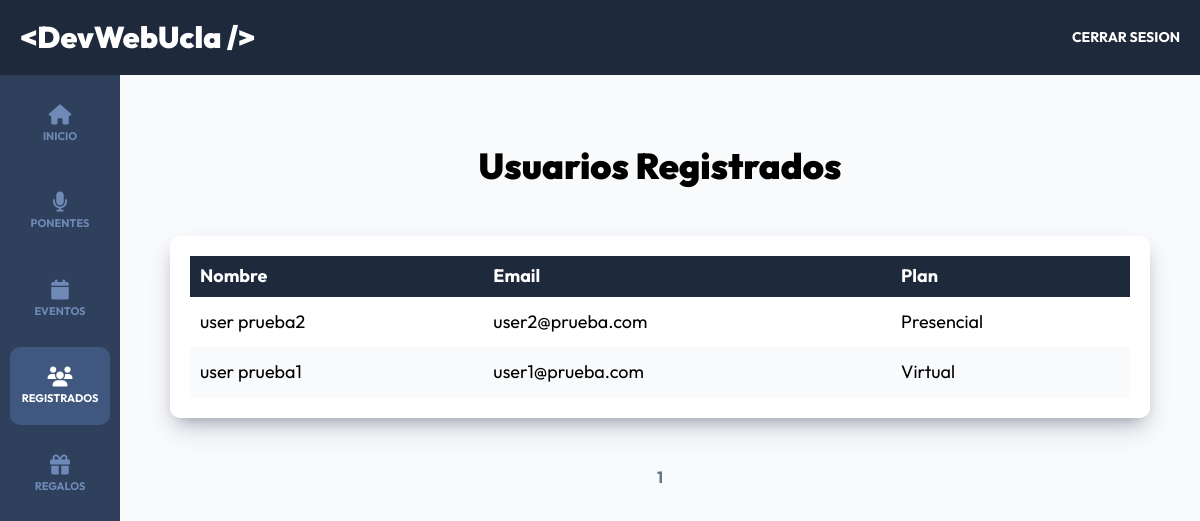
The app's page /admin/registrados?page=1 (signed in) with its own data.
### tables this page shows
CREATE TABLE `registros` (
  `id` int NOT NULL AUTO_INCREMENT,
  `paquete_id` int DEFAULT NULL,
  `pago_id` varchar(30) DEFAULT NULL,
  `token` varchar(8) DEFAULT NULL,
  `usuario_id` int DEFAULT NULL,
  `regalo_id` int DEFAULT NULL,
  PRIMARY KEY (`id`),
  KEY `usuarioId` (`usuario_id`),
  KEY `paquete_id` (`paquete_id`),
  KEY `regalo_id` (`regalo_id`),
  CONSTRAINT `registros_ibfk_1` FOREIGN KEY (`usuario_id`) REFERENCES `usuarios` (`id`),
  CONSTRAINT `registros_ibfk_2` FOREIGN KEY (`paquete_id`) REFERENCES `paquetes` (`id`),
  CONSTRAINT `registros_ibfk_3` FOREIGN KEY (`regalo_id`) REFERENCES `regalos` (`id`)
);

CREATE TABLE `usuarios` (
  `id` int NOT NULL AUTO_INCREMENT,
  `nombre` varchar(40) DEFAULT NULL,
  `apellido` varchar(40) DEFAULT NULL,
  `email` varchar(40) DEFAULT NULL,
  `password` varchar(60) DEFAULT NULL,
  `confirmado` tinyint(1) DEFAULT NULL,
  `token` varchar(13) DEFAULT NULL,
  `admin` tinyint(1) DEFAULT NULL,
  PRIMARY KEY (`id`)
);

CREATE TABLE `paquetes` (
  `id` int NOT NULL AUTO_INCREMENT,
  `nombre` varchar(30) DEFAULT NULL,
  PRIMARY KEY (`id`)
);

### controllers/RegistradosController.php (called while the page is built, shortened)
<?php
class RegistradosController {
    public static function index(Router $router) {
        $pagina_actual = $_GET['page'];
        $pagina_actual = filter_var($pagina_actual, FILTER_VALIDATE_INT);
        $registros_por_pagina = 10;
        $total = Registro::total();
        $paginacion = new Paginacion($pagina_actual, $registros_por_pagina, $total);
        $registros = Registro::paginar($registros_por_pagina, $paginacion->offset());
        foreach($registros as $registro) {
            $registro->usuario = Usuario::find($registro->usuario_id);
            $registro->paquete = Paquete::find($registro->paquete_id);
        }
        $router->render('admin/registrados/index', [
            'titulo' => 'Usuarios Registrados',
            'registros' => $registros,
            'paginacion' => $paginacion->paginacion()
        ]);
    }
}

### public/index.php (called while the page is built, shortened)
<?php
$router = new Router();
$router->get('/login', [AuthController::class, 'login']);
$router->post('/login', [AuthController::class, 'login']);
$router->post('/logout', [AuthController::class, 'logout']);
$router->get('/registro', [AuthController::class, 'registro']);
$router->post('/registro', [AuthController::class, 'registro']);
$router->get('/olvide', [AuthController::class, 'olvide']);
$router->post('/olvide', [AuthController::class, 'olvide']);
$router->get('/reestablecer', [AuthController::class, 'reestablecer']);
$router->post('/reestablecer', [AuthController::class, 'reestablecer']);
$router->get('/mensaje', [AuthController::class, 'mensaje']);
$router->get('/confirmar-cuenta', [AuthController::class, 'confirmar']);
$router->get('/admin/dashboard', [DashboardController::class, 'index']);
$router->get('/admin/ponentes', [PonentesController::class, 'index']);
$router->get('/admin/ponentes/crear', [PonentesController::class, 'crear']);
$router->post('/admin/ponentes/crear', [PonentesController::class, 'crear']);
$router->get('/admin/ponentes/editar', [PonentesController::class, 'editar']);
$router->post('/admin/ponentes/editar', [PonentesController::class, 'editar']);
$router->post('/admin/ponentes/eliminar', [PonentesController::class, 'eliminar']);
$router->get('/admin/eventos', [EventosController::class, 'index']);
$router->get('/admin/eventos/crear', [EventosController::class, 'crear']);
$router->post('/admin/eventos/crear', [EventosController::class, 'crear']);
$router->get('/admin/eventos/editar', [EventosController::class, 'editar']);
$router->post('/admin/eventos/editar', [EventosController::class, 'editar']);
$router->post('/admin/eventos/eliminar', [EventosController::class, 'eliminar']);
$router->get('/api/eventos-horario', [APIEventos::class, 'index']);
$router->get('/api/ponentes', [APIPonentes::class, 'index']);
$router->get('/api/ponente', [APIPonentes::class, 'ponente']);
$router->get('/api/regalos', [APIRegalos::class, 'index']);
$router->get('/admin/registrados', [RegistradosController::class, 'index']);
$router->get('/admin/regalos', [RegalosController::class, 'index']);
$router->get('/finalizar-registro', [RegistroController::class, 'crear']);
$router->post('/finalizar-registro/gratis', [RegistroController::class, 'gratis']);
$router->post('/finalizar-registro/pagar', [RegistroController::class, 'pagar']);
$router->get('/finalizar-registro/conferencias', [RegistroController::class, 'conferencias']);
$router->post('/finalizar-registro/conferencias', [RegistroController::class, 'conferencias']);
$router->get('/boleto', [RegistroController::class, 'boleto']);
$router->get('/', [PaginasController::class, 'index']);
$router->get('/devwebucla', [PaginasController::class, 'evento']);
$router->get('/paquetes', [PaginasController::class, 'paquetes']);
$router->get('/workshops-conferencias', [PaginasController::class, 'conferencias']);
$router->get('/404', [PaginasController::class, 'error']);
$router->comprobarRutas();

### models/ActiveRecord.php (called while the page is built, shortened)
<?php
class ActiveRecord {
    protected static $db;
    protected static $tabla = '';
    public static function setDB($database) {
        self::$db = $database;
    }
    public static function consultarSQL($query) {
        $resultado = self::$db->query($query);
        $array = [];
        while($registro = $resultado->fetch_assoc()) {
            $array[] = static::crearObjeto($registro);
        }
        return $array;
    }
    protected static function crearObjeto($registro) {
        $objeto = new static;
        foreach($registro as $key => $value ) {
            if(property_exists( $objeto, $key  )) {
                $objeto->$key = $value;
            }
        }
        return $objeto;
    }
    public static function find($id) {
        $query = "SELECT * FROM " . static::$tabla  ." WHERE id = ${id}";
        $resultado = self::consultarSQL($query);
        return array_shift( $resultado ) ;
    }
    public static function paginar($por_pagina, $offset) {
        $query = "SELECT * FROM " . static::$tabla . " ORDER BY id DESC LIMIT ${por_pagina} OFFSET ${offset} " ;
        $resultado = self::consultarSQL($query);
        return $resultado;
    }
    public static function total($columna = '', $valor = '') {
        $query = "SELECT COUNT(*) FROM " . static::$tabla;
        $resultado = self::$db->query($query);
        $total = $resultado->fetch_array();
        return array_shift($total);
    }
}

### views/admin/registrados/index.php (the view)
<h2 class="dashboard__heading"><?php echo $titulo; ?></h2>
<div class="dashboard__contenedor">
    <?php if(!empty($registros)) { ?>
        <table class="table">
            <thead class="table__thead">
                <tr>
                    <th scope="col" class="table__th">Nombre</th>
                    <th scope="col" class="table__th">Email</th>
                    <th scope="col" class="table__th">Plan</th>
                </tr>
            </thead>
            <tbody class="table__tbody">
                <?php foreach($registros as $registro) { ?>
                    <tr class="table__tr">
                        <td class="table__td">
                            <?php echo $registro->usuario->nombre . " " . $registro->usuario->apellido; ?>
                        </td>
                        <td class="table__td">
                            <?php echo $registro->usuario->email; ?>
                        </td>
                        <td class="table__td">
                            <?php echo $registro->paquete->nombre; ?>
                        </td>
                    </tr>
                <?php } ?>
            </tbody>
        </table>
    <?php } else { ?>
        <p class="text-center">No Hay Registros Aún</p>
    <?php } ?>
</div>
<?php
    echo $paginacion;
?>

### public/build/css/app.css (style rules this page uses)
html { line-height: 1.15; -webkit-text-size-adjust: 100%; }
body { margin: 0; }
html { font-size: 62.5%; box-sizing: border-box; height: 100%; }
*, *:before, *:after { box-sizing: inherit; }
body { font-family: "Outfit", sans-serif; font-size: 1.8rem; }
h1, h2, h3 { font-family: "Outfit", sans-serif; font-weight: 900; margin: 2rem 0; }
h2 { font-size: 3.6rem; }
[class$=__heading] { font-family: "Outfit", sans-serif; font-weight: 900; margin: 2rem 0; margin: 6rem 0 3rem 0; text-align: center; }
.dashboard { height: 100%; display: flex; flex-direction: column; background-color: #F8FAFC; }
.dashboard__contenedor, .dashboard__formulario { box-shadow: rgba(50, 50, 93, 0.25) 0px 13px 27px -5px, rgba(0, 0, 0, 0.3) 0px 8px 16px -8px; background-color: #FFFFFF; padding: 2rem; border-radius: 1rem; margin-top: 5rem; }
.table { width: 100%; border-collapse: collapse; }
.table__thead { background-color: #1E293B; color: #FFFFFF; }
.table__th { padding: 1rem; text-align: left; }
.table__tr:nth-of-type(even) { background-color: #F8FAFC; }
.table__td, .table__td--acciones { padding: 1.5rem 1rem; }

### records on screen
registros: usuario.nombre "user", usuario.apellido "prueba2", usuario.email "user2@prueba.com", paquete.nombre "Presencial"
registros: usuario.nombre "user", usuario.apellido "prueba1", usuario.email "user1@prueba.com", paquete.nombre "Virtual"

### other values on screen
$titulo "Usuarios Registrados"
